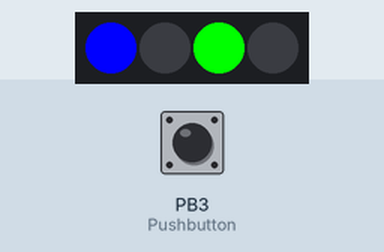
Simulated run of this sketch. Board: ATtiny85, built with avr-gcc and run on an emulated ATtiny85. On the bench: 4 RGB LEDs in strip order, left to right. The test bench sets the inputs (shaded band); at power-on: PB3 (Pushbutton) HIGH.

Above: at 0.93 s.
1.4 s: PB3 (Pushbutton) pulled LOW for 0.3 s
At 2.4 s:
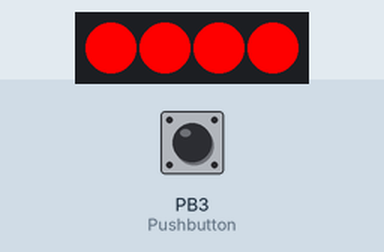
3.2 s: PB3 (Pushbutton) pulled LOW for 1 s
At 4.63 s:
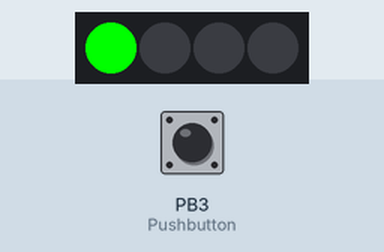
7.2 s: PB3 (Pushbutton) pulled LOW for 3.2 s
At 10.9 s:
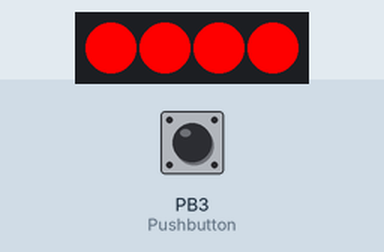
11.9 s: PB3 (Pushbutton) pulled LOW for 1 s
At 13.02 s:
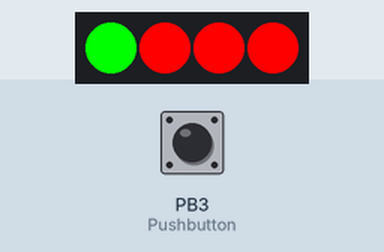
Timing chart, 0 to 22.9 s (numbered marks = the images above; inputs shaded):
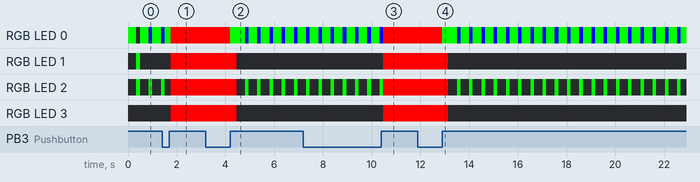

Measured:
- after the input at 3.2 s, RGB LED 0: RGB(250, 0, 0) → RGB(0, 255, 0) after 1.0 s, then repeats every 0.50 s: RGB(0, 0, 255) 0.15 s, RGB(0, 255, 0) 0.35 s; RGB LED 1, RGB LED 3: RGB(250, 0, 0) → off after 1.3 s; RGB LED 2: alternates RGB(0, 255, 0) for 0.15 s and off for 0.35 s, starting after 1.3 s
- after the input at 11.9 s, RGB LED 0: RGB(250, 0, 0) → RGB(0, 255, 0) after 1.0 s, then repeats every 0.50 s: RGB(0, 0, 255) 0.15 s, RGB(0, 255, 0) 0.35 s; RGB LED 1, RGB LED 3: RGB(250, 0, 0) → off after 1.3 s; RGB LED 2: alternates RGB(0, 255, 0) for 0.15 s and off for 0.35 s, starting after 1.3 s

The sketch:

4Neopixels_toy_v0.ino
```cpp
#include <Adafruit_NeoPixel.h>
#ifdef __AVR__
#include <avr/power.h>
#endif


#define PIN            0
#define NUMPIXELS      4
#define COLORSTEP 10

// ATMEL ATTINY 25/45/85 / ARDUINO
//
//                  +-\/-+
//      Ain0 (D 5) PB5  1|    |8  Vcc
// PIR  Ain3 (D 3) PB3  2|    |7  PB2 (D 2) Ain1     Neopixel
//      Ain2 (D 4) PB4  3|    |6  PB1 (D 1) pwm1     Rotor
//                 GND  4|    |5  PB0 (D 0) pwm0     Pushbutton
//


Adafruit_NeoPixel pixels = Adafruit_NeoPixel(NUMPIXELS, PIN, NEO_GRB + NEO_KHZ800);
#include "Timer.h"
Timer t;
int delayval = 100; // delay for half a second
int delaycol = 24;
//const int PIR = 7;
const int Pushbutton = 3;
//const int Rotor = 1;
int state = HIGH;
int reading;
int previous = LOW;
long time = 0;
long debounce = 200;


void setup()
{
  pixels.begin(); // This initializes the NeoPixel library.
  pinMode(Pushbutton, INPUT_PULLUP);
   // This is for Trinket 5V 16MHz, you can remove these three lines if you are not using a Trinket
  #if defined (__AVR_ATtiny85__)
    if (F_CPU == 8000000) clock_prescale_set(clock_div_1);
  #endif

 // pinMode(Rotor, OUTPUT);
}

void loop()
{

  reading = digitalRead(Pushbutton);
  if ((reading == HIGH)&&(previous == LOW)&&(millis() - time > debounce))
  {
    if (state == HIGH)
    {
      state = LOW;
    }
    else
    {
      state = HIGH;

    }
    time = millis();
  }
  //digitalWrite(LED,state);
  previous = reading;


    if(state)
    {
    for(int i=0;i<NUMPIXELS;i++)
    {
      pixels.setPixelColor(i, pixels.Color(0,255,0));
      pixels.show(); // This sends the updated pixel color to the hardware.
      delay(20); // Delay for a period of time (in milliseconds).
      pixels.setPixelColor(i-1, pixels.Color(0,0,0));
      pixels.setPixelColor((i-2), pixels.Color(0,0,255));
      pixels.setPixelColor((i-3), pixels.Color(255,0,0));
      pixels.setPixelColor((i-3)-1, pixels.Color(0,0,0));
      pixels.show(); // This sends the updated pixel color to the hardware.
      delay(20); // Delay for a period of time (in milliseconds).
      pixels.setPixelColor((i-3)-1, pixels.Color(0,0,0));
      pixels.show(); // This sends the updated pixel color to the hardware.
 //     digitalWrite(Rotor, HIGH);


    }
    for(int i=(NUMPIXELS-1);i>-1;i=i-1)
    {
      pixels.setPixelColor(i, pixels.Color(0,0,255));
      pixels.show(); // This sends the updated pixel color to the hardware.
      delay(20); // Delay for a period of time (in milliseconds).
      pixels.setPixelColor(i-1, pixels.Color(255,255,0));
      pixels.setPixelColor(i+1, pixels.Color(0,0,0));
      pixels.show(); // This sends the updated pixel color to the hardware.
 //     digitalWrite(Rotor, LOW);

    }
    }

  else
  {
     for(int i=0;i<NUMPIXELS;i++)
     {
      pixels.setPixelColor(i,250,0,0);
      pixels.show(); // This sends the updated pixel color to the hardware.
     }
  }

  t.update();

    }
```
